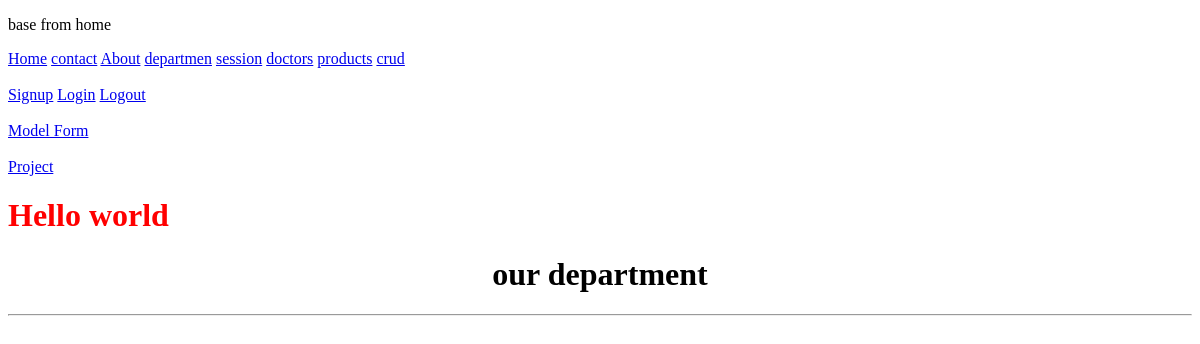
Page /department (signed in) on the earlier database version.
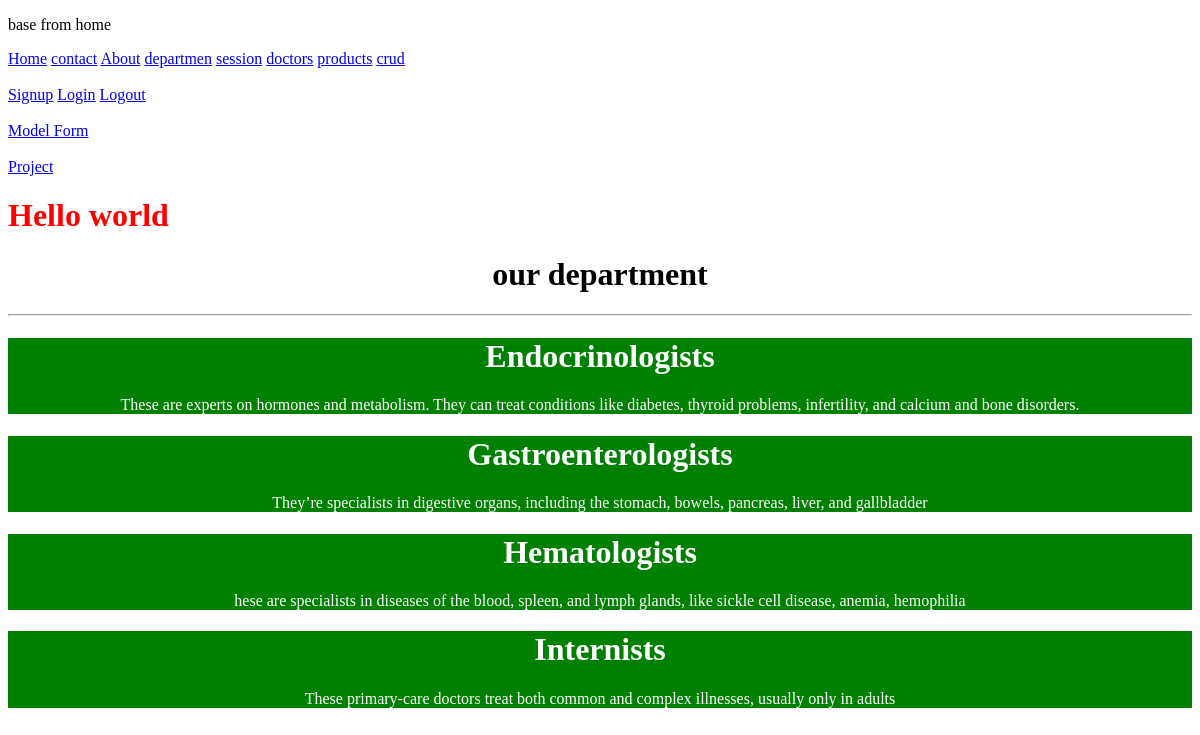
Same page on the later database version.
### home/models.py (models this page shows, shortened)
class Departments(models.Model):
    dep_name = models.CharField(max_length=100)
    dep_description = models.TextField()

### home/views.py (the view)
# urls.py: path('department',views.department,name="department"),
@login_required(login_url='login')
def department(request):
    dict_dept = {
        "dept" : Departments.objects.all()
    }
    return render(request, 'department.html', dict_dept)

### Templates/department.html
{% extends 'Base.html'%}
{%block body%}
<h1 style="display: flex;justify-content:center ;">our department</h1>
<hr>
{%for d in dept%}
<div style="background-color: green;color: white;" >
    <h1 style="display: flex;justify-content:center ;">{{d.dep_name}}</h1>
    <p style="display: flex;justify-content:center ;">{{d.dep_description}}</p>
</div>
{% endfor %}
{%endblock%}

Differences in the rows shown:
added Departments: dep_name "Endocrinologists", dep_description "These are experts on hormones and metabolism. They can treat conditions like diabetes, thyroid problems, infertility, and calcium and bone disorders."
added Departments: dep_name "Gastroenterologists", dep_description "They’re specialists in digestive organs, including the stomach, bowels, pancreas, liver, and gallbladder"
added Departments: dep_name "Hematologists", dep_description "hese are specialists in diseases of the blood, spleen, and lymph glands, like sickle cell disease, anemia, hemophilia"
added Departments: dep_name "Internists", dep_description "These primary-care doctors treat both common and complex illnesses, usually only in adults"
